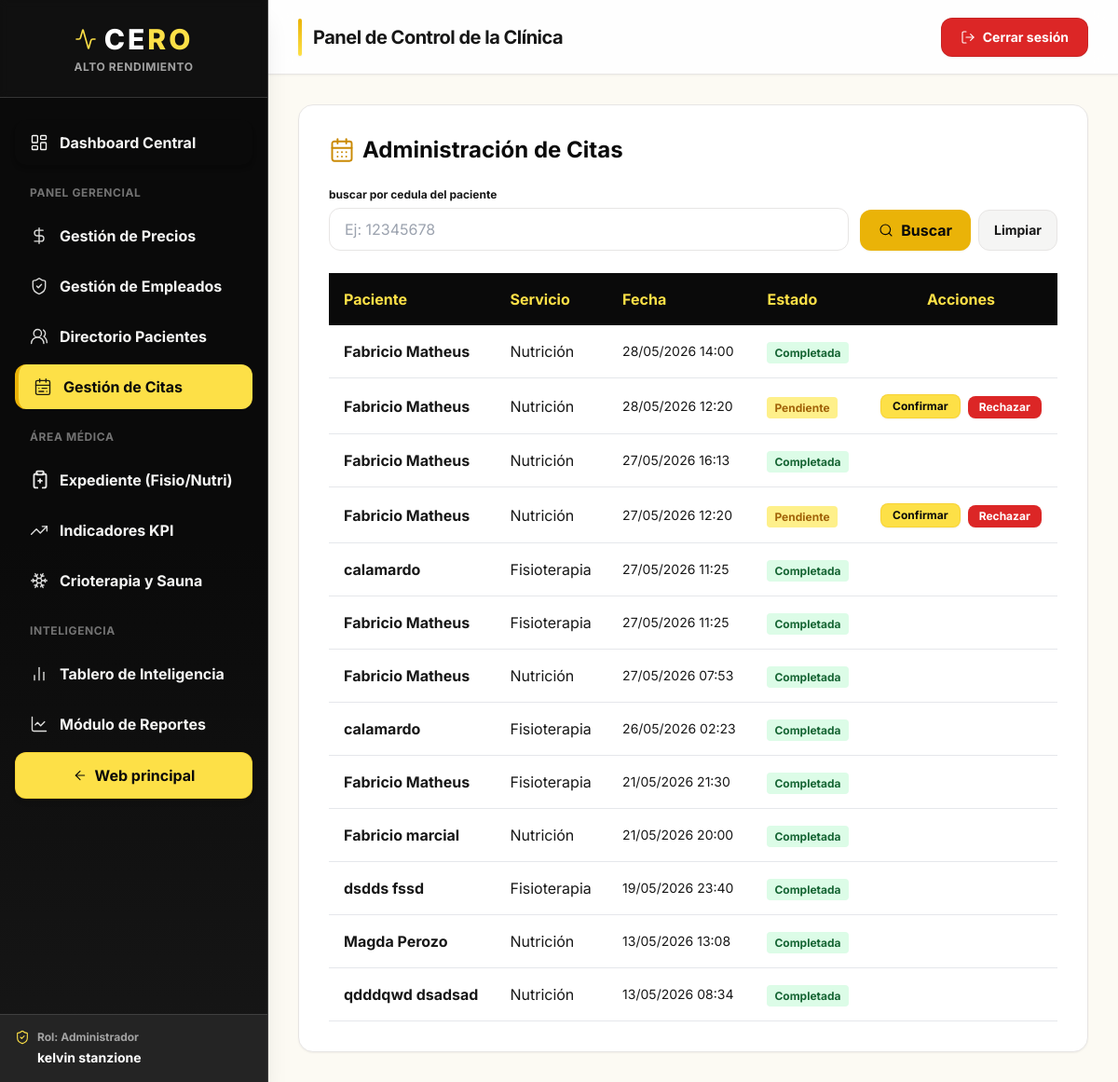
The app's page /public/dashboard?tab=citas (signed in) with its own data.
### tables this page shows
CREATE TABLE `citas` (
  `id_cita` int(11) NOT NULL,
  `id_paciente` int(11) NOT NULL,
  `id_usuario` int(11) DEFAULT NULL,
  `id_servicio` int(11) NOT NULL,
  `fecha_hora` datetime NOT NULL,
  `estado_cita` varchar(20) NOT NULL
);

CREATE TABLE `pacientes` (
  `id_paciente` int(11) NOT NULL,
  `cedula` varchar(20) NOT NULL,
  `nombre_completo` varchar(100) NOT NULL,
  `fecha_nacimiento` date NOT NULL,
  `correo` varchar(150) DEFAULT NULL,
  `password_hash` varchar(255) DEFAULT NULL,
  `fecha_registro` timestamp NOT NULL DEFAULT current_timestamp()
);

CREATE TABLE `servicios` (
  `id_servicio` int(11) NOT NULL,
  `nombre_servicio` varchar(100) NOT NULL,
  `tipo_servicio` varchar(50) NOT NULL,
  `precio` decimal(10,2) NOT NULL DEFAULT 0.00
);

### views/intranet/dashboard.php (the view, shortened to what this page needs)
<!DOCTYPE html>
<html lang="es">
<head>
    <?php require __DIR__ . '/../partials/tailwind_cero.php'; ?>
</head>
<body class="bg-cero-paper flex h-screen overflow-hidden text-cero-ink font-sans">
   <aside class="w-72 bg-gradient-to-b from-cero-black via-cero-black to-cero-ink text-cero-mist flex flex-col shadow-xl z-20 border-r border-cero-line">
        <div class="p-6 text-center border-b border-cero-line/80 bg-cero-ink/50 backdrop-blur-sm">
            <div class="flex items-center justify-center gap-2 mb-1">
                <i data-lucide="activity" class="w-6 h-6 text-cero-sun"></i>
                <h1 class="text-3xl font-extrabold tracking-widest text-white">CE<span class="text-cero-sun">RO</span></h1>
            </div>
            <p class="text-xs font-bold text-cero-soft mt-1 uppercase tracking-wider">Alto Rendimiento</p>
        </div>
        <nav class="flex-1 px-4 py-6 space-y-1.5 overflow-y-auto scroll-smooth">
            <button type="button" onclick="switchTab('resumen')" class="w-full flex items-center gap-3 text-left px-4 py-3 rounded-xl font-bold bg-cero-sun text-cero-black shadow-md border-l-4 border-cero-amber nav-btn transition-all duration-200 ease-cero-out hover:brightness-[1.06]" id="btn-resumen">
                <i data-lucide="layout-dashboard" class="w-5 h-5 shrink-0"></i>
                <span>Dashboard Central</span>
            </button>
            <?php if($_SESSION['rol'] == 'Administrador' || $_SESSION['rol'] == 'Recepcionista'): ?>
                <div class="pt-4 pb-2"><p class="text-xs font-bold text-cero-muted uppercase tracking-wider px-4">Panel Gerencial</p></div>
                <button type="button" onclick="switchTab('precios')" class="w-full flex items-center gap-3 text-left px-4 py-3 rounded-xl font-bold text-cero-mist hover:bg-cero-elevated/80 transition-all duration-200 ease-cero-out nav-btn" id="btn-precios">
                    <i data-lucide="dollar-sign" class="w-5 h-5 shrink-0 opacity-90"></i>
                    <span>Gestión de Precios</span>
                </button>
                <?php if($_SESSION['rol'] == 'Administrador'): ?>
                    <button type="button" onclick="switchTab('usuarios')" class="w-full flex items-center gap-3 text-left px-4 py-3 rounded-xl font-bold text-cero-mist hover:bg-cero-elevated/80 transition-all duration-200 ease-cero-out nav-btn" id="btn-usuarios">
                        <i data-lucide="shield-check" class="w-5 h-5 shrink-0 opacity-90"></i>
                        <span>Gestión de Empleados</span>
                    </button>
                <?php endif; ?>
            <?php endif; ?>
            <?php if($_SESSION['rol'] == 'Administrador' || $_SESSION['rol'] == 'Recepcionista'): ?>
                <button type="button" onclick="switchTab('pacientes')" class="w-full flex items-center gap-3 text-left px-4 py-3 rounded-xl font-bold text-cero-mist hover:bg-cero-elevated/80 transition-all duration-200 ease-cero-out nav-btn" id="btn-pacientes">
                    <i data-lucide="users-round" class="w-5 h-5 shrink-0 opacity-90"></i>
                    <span>Directorio Pacientes</span>
                </button>
                <button type="button" onclick="switchTab('citas')" class="w-full flex items-center gap-3 text-left px-4 py-3 rounded-xl font-bold text-cero-mist hover:bg-cero-elevated/80 transition-all duration-200 ease-cero-out nav-btn" id="btn-citas">
                    <i data-lucide="calendar-range" class="w-5 h-5 shrink-0 opacity-90"></i>
                    <span>Gestión de Citas</span>
                </button>
            <?php endif; ?>
            <?php if($_SESSION['rol'] == 'Administrador' || $_SESSION['rol'] == 'Especialista'): ?>
                <div class="pt-4 pb-2"><p class="text-xs font-bold text-cero-muted uppercase tracking-wider px-4">Área Médica</p></div>
                <button type="button" onclick="switchTab('evolucion')" class="w-full flex items-center gap-3 text-left px-4 py-3 rounded-xl font-bold text-cero-mist hover:bg-cero-elevated/80 transition-all duration-200 ease-cero-out nav-btn" id="btn-evolucion">
                    <span>Expediente (Fisio/Nutri)</span>
                </button>
            <?php endif; ?>
            <?php if($_SESSION['rol'] == 'Administrador' || $_SESSION['rol'] == 'Entrenador'): ?>
                <button type="button" onclick="switchTab('kpi')" class="w-full flex items-center gap-3 text-left px-4 py-3 rounded-xl font-bold text-cero-mist hover:bg-cero-elevated/80 transition-all duration-200 ease-cero-out nav-btn" id="btn-kpi">
                    <i data-lucide="trending-up" class="w-5 h-5 shrink-0 opacity-90"></i>
                    <span>Indicadores KPI</span>
                </button>
                <button type="button" onclick="switchTab('recuperacion')" class="w-full flex items-center gap-3 text-left px-4 py-3 rounded-xl font-bold text-cero-mist hover:bg-cero-elevated/80 transition-all duration-200 ease-cero-out nav-btn" id="btn-recuperacion">
                    <i data-lucide="snowflake" class="w-5 h-5 shrink-0 opacity-90"></i>
                    <span>Crioterapia y Sauna</span>
                </button>
            <?php endif; ?>
            <?php if($_SESSION['rol'] == 'Administrador'): ?>
                <div class="pt-4 pb-2"><p class="text-xs font-bold text-cero-muted uppercase tracking-wider px-4">Inteligencia</p></div>
                <button type="button" onclick="switchTab('inteligencia')" class="w-full flex items-center gap-3 text-left px-4 py-3 rounded-xl font-bold text-cero-mist hover:bg-cero-elevated/80 transition-all duration-200 ease-cero-out nav-btn" id="btn-inteligencia">
                    <i data-lucide="bar-chart-2" class="w-5 h-5 shrink-0 opacity-90"></i>
                    <span>Tablero de Inteligencia</span>
                </button>
                <button type="button" onclick="switchTab('reportes')" class="w-full flex items-center gap-3 text-left px-4 py-3 rounded-xl font-bold text-cero-mist hover:bg-cero-elevated/80 transition-all duration-200 ease-cero-out nav-btn" id="btn-reportes">
                    <i data-lucide="line-chart" class="w-5 h-5 shrink-0 opacity-90"></i>
                    <span>Módulo de Reportes</span>
                </button>
            <?php endif; ?>
            <a href="/cero_project/public/" class="mt-6 flex items-center justify-center gap-2 w-full text-center px-4 py-3 rounded-xl font-bold text-cero-black bg-cero-sun hover:bg-cero-gold transition-all duration-200 shadow-md hover:shadow-cero-glow border border-cero-amber/30">
                <i data-lucide="arrow-left" class="w-4 h-4 shrink-0"></i>
                <span>Web principal</span>
            </a>
        </nav>
        <div class="p-4 bg-cero-elevated/90 border-t border-cero-line backdrop-blur-sm">
            <div class="flex items-center gap-2 mb-1">
                <i data-lucide="shield-check" class="w-4 h-4 text-cero-sun shrink-0"></i>
                <p class="text-xs text-cero-soft font-bold">Rol: <?= htmlspecialchars($_SESSION['rol']) ?></p>
            </div>
            <p class="font-bold text-sm truncate text-white pl-6"><?= htmlspecialchars($_SESSION['nombre']) ?></p>
        </div>
    </aside>
    <main class="flex-1 flex flex-col h-screen relative">
        <header class="bg-white/90 backdrop-blur-md h-20 px-8 flex items-center justify-between shadow-sm z-10 border-b border-cero-fog supports-[backdrop-filter]:bg-white/80">
            <div class="flex items-center gap-3">
                <span class="hidden sm:flex h-10 w-1 rounded-full bg-gradient-to-b from-cero-amber to-cero-sun shadow-sm"></span>
                <h2 class="text-xl font-bold text-cero-ink tracking-tight">Panel de Control de la Clínica</h2>
            </div>
            <a href="/cero_project/public/logout" class="inline-flex items-center gap-2 text-sm font-bold text-white bg-red-600 hover:bg-red-700 px-5 py-2.5 rounded-xl transition-all duration-200 shadow-sm border border-red-800/30 hover:border-red-500">
                <i data-lucide="log-out" class="w-4 h-4"></i>
                <span>Cerrar sesión</span>
            </a>
        </header>
        <div class="flex-1 overflow-y-auto p-8 bg-cero-cream/40 scroll-smooth">
            <section id="citas" class="tab-content max-w-6xl mx-auto">
    <div class="bg-white p-8 rounded-2xl shadow-sm border border-cero-fog transition-all duration-300 hover:shadow-md">
        <h2 class="text-2xl font-bold text-cero-black mb-6 flex items-center gap-2">
            <i data-lucide="calendar-days" class="w-7 h-7 text-cero-honey"></i>
            Administración de Citas
        </h2>
        <form action="/cero_project/public/dashboard" method="GET" class="mb-6 flex flex-col sm:flex-row flex-wrap gap-3 sm:items-end">
            <div class="flex-1 min-w-[200px]">
<label for="citas_cedula_search" class="block text-xs font-bold text-cero-ink mb-1.5">buscar por cedula del paciente</label>
<input type="text" id="citas_cedula_search" name="citas_cedula" value="<?= isset($citas_filtro_raw) ? htmlspecialchars($citas_filtro_raw, ENT_QUOTES, 'UTF-8') : '' ?>" placeholder="Ej: 12345678" autocomplete="off" class="w-full px-4 py-2.5 border border-cero-fog rounded-xl outline-none focus:ring-2 focus:ring-cero-amber">
            </div>
            <div class="flex gap-2 shrink-0">
                <button type="submit" class="inline-flex items-center justify-center gap-2 bg-cero-amber hover:bg-cero-honey text-cero-black font-bold px-5 py-2.5 rounded-xl transition shadow-sm">
                    <i data-lucide="search" class="w-4 h-4"></i> Buscar
                </button>
                <a href="/cero_project/public/dashboard?tab=citas" class="inline-flex items-center justify-center gap-2 bg-cero-mist hover:bg-cero-fog text-cero-ink font-bold px-4 py-2.5 rounded-xl transition border border-cero-fog text-sm">Limpiar</a>
            </div>
        </form>
        <table class="w-full text-left border-collapse">
            <thead>
                <tr class="bg-cero-black text-cero-sun">
                    <th class="p-4 font-bold">Paciente</th>
                    <th class="p-4 font-bold">Servicio</th>
                    <th class="p-4 font-bold">Fecha</th>
                    <th class="p-4 font-bold">Estado</th>
                    <th class="p-4 font-bold text-center">Acciones</th> </tr>
            </thead>
            <tbody>
                <?php if (!empty($citas_busqueda_sin_paciente)): ?>
                    <tr>
                        <td colspan="5" class="p-8 text-center text-cero-muted font-medium">Sin resultados para la búsqueda indicada.</td>
                    </tr>
                <?php elseif (empty($citas)): ?>
                    <tr>
                        <td colspan="5" class="p-8 text-center text-cero-muted font-medium"><?= !empty($citas_filtro_raw) ? 'Este paciente no tiene citas registradas.' : 'No hay citas registradas aún.' ?></td>
                    </tr>
                <?php else: ?>
                    <?php foreach ($citas as $cita): ?>
                        <tr class="border-b hover:bg-cero-cream/40">
                            <td class="p-4 font-bold"><?= htmlspecialchars($cita['nombre_completo']) ?></td>
                            <td class="p-4"><?= htmlspecialchars($cita['nombre_servicio'] ?? 'Servicio #' . $cita['id_servicio']) ?></td>
                            <td class="p-4 text-sm"><?= date('d/m/Y H:i', strtotime($cita['fecha_hora'])) ?></td>
                            <td class="p-4">
                                <?php
                                $estado_class = match($cita['estado_cita']) {
                                    'Pendiente' => 'bg-cero-butter text-cero-bronze',
                                    'Confirmada' => 'bg-cero-sun text-cero-black',
                                    'Completada' => 'bg-green-100 text-green-800',
                                    default => 'bg-cero-mist text-cero-ink'
                                };
                                ?>
                                <span class="<?= $estado_class ?> px-2 py-1 rounded text-xs font-bold"><?= htmlspecialchars($cita['estado_cita']) ?></span>
                            </td>
                            <td class="p-4 flex items-center justify-center gap-2">
                                <?php if ($cita['estado_cita'] === 'Pendiente'): ?>
                                    <form action="/cero_project/public/citas/actualizar_estado" method="POST" class="inline">
                                        <button type="submit" class="bg-cero-sun text-cero-black px-3 py-1 rounded-lg font-bold text-xs hover:bg-cero-gold transition shadow-sm border border-cero-amber/30">Confirmar</button>
                                    </form>
                                <?php endif; ?>
                                <?php if ($cita['estado_cita'] === 'Completada'): ?>
                                <?php else: ?>
                                    <form action="/cero_project/public/citas/eliminar" method="POST" class="inline" onsubmit="return confirm('¿Está seguro de rechazar esta solicitud?');">
                                        <button type="submit" class="bg-red-600 text-white px-3 py-1 rounded-lg font-bold text-xs hover:bg-red-700 transition shadow-sm">Rechazar</button>
                                    </form>
                                <?php endif; ?>
                            </td>
                        </tr>
                    <?php endforeach; ?>
                <?php endif; ?>
            </tbody>
        </table>
    </div>
</section>
        </div>
    </main>
</body>
</html>

### records on screen
citas: id_paciente.nombre_completo "Fabricio Matheus", id_servicio.nombre_servicio "Nutrición", fecha_hora "28/05/2026 14:00", estado_cita "Completada"
citas: id_paciente.nombre_completo "Fabricio Matheus", id_servicio.nombre_servicio "Nutrición", fecha_hora "28/05/2026 12:20", estado_cita "Pendiente"
citas: id_paciente.nombre_completo "Fabricio Matheus", id_servicio.nombre_servicio "Nutrición", fecha_hora "27/05/2026 16:13", estado_cita "Completada"
citas: id_paciente.nombre_completo "Fabricio Matheus", id_servicio.nombre_servicio "Nutrición", fecha_hora "27/05/2026 12:20", estado_cita "Pendiente"
citas: id_paciente.nombre_completo "calamardo", id_servicio.nombre_servicio "Fisioterapia", fecha_hora "27/05/2026 11:25", estado_cita "Completada"
citas: id_paciente.nombre_completo "Fabricio Matheus", id_servicio.nombre_servicio "Fisioterapia", fecha_hora "27/05/2026 11:25", estado_cita "Completada"
citas: id_paciente.nombre_completo "Fabricio Matheus", id_servicio.nombre_servicio "Nutrición", fecha_hora "27/05/2026 07:53", estado_cita "Completada"
citas: id_paciente.nombre_completo "calamardo", id_servicio.nombre_servicio "Fisioterapia", fecha_hora "26/05/2026 02:23", estado_cita "Completada"
citas: id_paciente.nombre_completo "Fabricio Matheus", id_servicio.nombre_servicio "Fisioterapia", fecha_hora "21/05/2026 21:30", estado_cita "Completada"
citas: id_paciente.nombre_completo "Fabricio marcial", id_servicio.nombre_servicio "Nutrición", fecha_hora "21/05/2026 20:00", estado_cita "Completada"
citas: id_paciente.nombre_completo "dsdds fssd", id_servicio.nombre_servicio "Fisioterapia", fecha_hora "19/05/2026 23:40", estado_cita "Completada"
citas: id_paciente.nombre_completo "Magda Perozo", id_servicio.nombre_servicio "Nutrición", fecha_hora "13/05/2026 13:08", estado_cita "Completada"
citas: id_paciente.nombre_completo "qdddqwd dsadsad", id_servicio.nombre_servicio "Nutrición", fecha_hora "13/05/2026 08:34", estado_cita "Completada"

### other values on screen
$_SESSION['rol'] "Administrador"
$_SESSION['nombre'] "kelvin stanzione"
